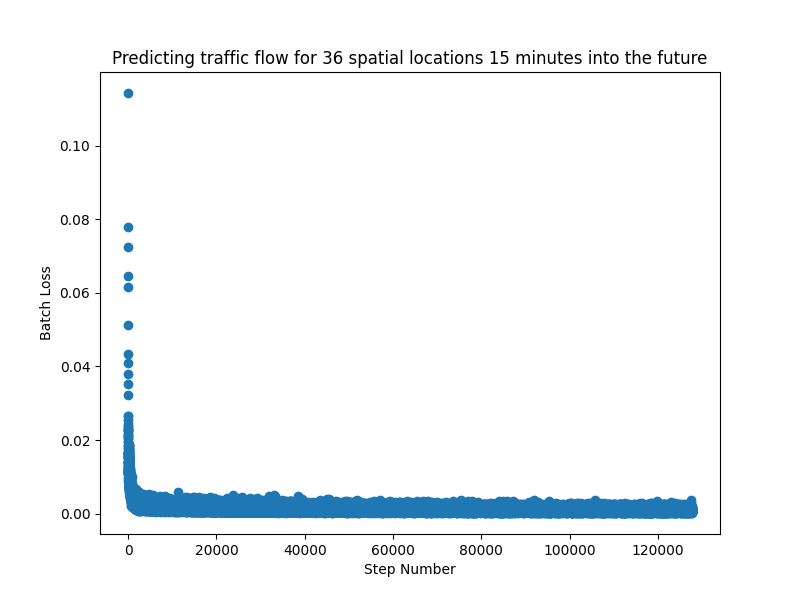

Generate this figure with Python:
import numpy as np
import pandas as pd
import scipy.io as sio
from LinearRegression import LinearRegression
import math
import matplotlib.pyplot as plt
plt.rcParams['figure.figsize'] = (8.0, 6.0)
plt.title("Predicting traffic flow for 36 spatial locations 15 minutes into the future")
plt.xlabel("Step Number")
plt.ylabel("Batch Loss")

import warnings
warnings.filterwarnings("ignore")


data_path = "data/traffic_dataset.mat"

# The provided data is given in a `.mat` file.
# We can load it using the `scipy.io.loadmat` function.
mat = sio.loadmat(data_path)
input_train = mat['tra_X_tr']
output_train = mat['tra_Y_tr'].T
input_test = mat['tra_X_te']
output_test = mat['tra_Y_te'].T
adj_mat = mat['tra_adj_mat']

input_train = input_train.squeeze()
input_test = input_test.squeeze()

# Convert the sparse matrix to a dense matrix
data = []
test_data = []

for i in range(input_train.shape[0]):
    data.append(input_train[i].todense())

for i in range(input_test.shape[0]):
    test_data.append(input_test[i].todense())

# Convert the data to a numpy array
data = np.array(data)
test_data = np.array(test_data)


print("---------------- Prepairing training set -----------------")


train_X = pd.DataFrame()
for i in range(data.shape[0]):
    train_X=train_X.append(pd.DataFrame(data[i]))

locNames = ["Loc"+str(i) for i in range(1,37)]
train_X.insert(0,'LName',locNames*data.shape[0])

train_Y = list(output_train[0])
for i in range(1,output_train.shape[0]):
    train_Y.extend(list(output_train[i]))
train_X.insert(0,'Target',train_Y)

new_train_X = pd.DataFrame()
for i in locNames:
    new_train_X=new_train_X.append(train_X[train_X['LName']==i])

del train_X
del train_Y
train_X , train_Y = new_train_X.drop(['Target'],axis=1), new_train_X[['Target']]


print("---------------- Prepairing testing set -----------------")


test_X = pd.DataFrame()
for i in range(test_data.shape[0]):
    test_X=test_X.append(pd.DataFrame(test_data[i]))
locNames = ["Loc"+str(i) for i in range(1,37)]
test_X.insert(0,'LName',locNames*test_data.shape[0])

test_Y = list(output_test[0])
for i in range(1,output_test.shape[0]):
    test_Y.extend(list(output_test[i]))
test_X.insert(0,'Target',test_Y)

new_test_X = pd.DataFrame()
for i in locNames:
    new_test_X=new_test_X.append(test_X[test_X['LName']==i])

del test_X
del test_Y
test_X , test_Y = new_test_X.drop(['Target'],axis=1), new_test_X[['Target']]


print("---------------- Initiating model -----------------")

l = LinearRegression(learning_rate=0.005)
l.fit(train_X.drop(['LName'],axis=1),train_Y['Target'])
l.predict(test_X.drop(['LName'],axis=1))
test_mse = l.score(test_X.drop(['LName'],axis=1),test_Y['Target'])
print("\nScore method RMSE= ",math.sqrt(test_mse))


x_plot = l.batch_validation_loss[:,0]
y_plot = l.batch_validation_loss[:,1]
plt.scatter(x_plot, y_plot)
plt.savefig("TrafficData.png")
# plt.show()
plt.clf()
print("\nPlots saved\nGoodbye!\n\n")


